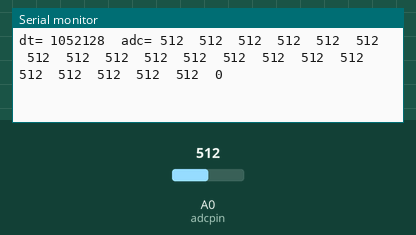
This sketch was run on a simulated Arduino Uno, built with avr-gcc and run on an emulated ATmega328P. On the bench: the last lines printed to the serial monitor. The inputs (shaded band) are chosen by the test bench; at power-on: A0 (adcpin) = 512.

Above: at 1.2 s.
1.3 s: A0 (adcpin) set to 981
At 2.6 s:
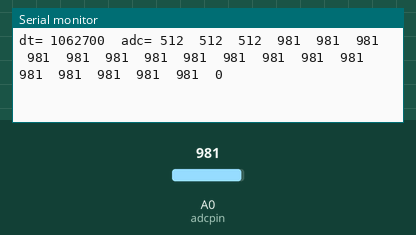
4.3 s: A0 (adcpin) set to 1011
At 5.1 s:
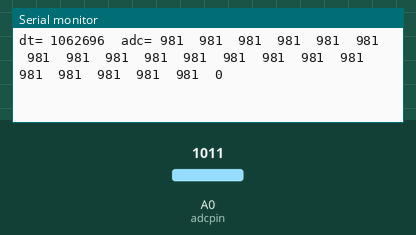
Timing chart, 0 to 7.3 s (numbered marks = the images above; inputs shaded):
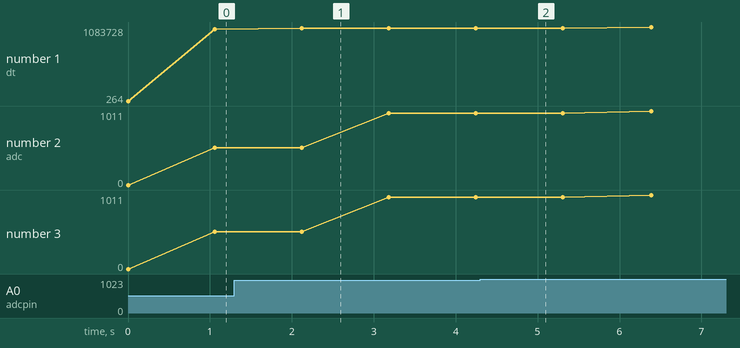

Measured:
- after the input at 1.3 s, the serial monitor: prints a new line after 0.82 s (image 1)
- plotted number 1: 1062696 → 1083728 after the input at 4.3 s
- plotted number 2: 512 → 981 after the input at 1.3 s, 981 → 1011 after the input at 4.3 s
- plotted number 3: 512 → 981 after the input at 1.3 s, 981 → 1011 after the input at 4.3 s

The sketch:

SimpleReadSignal.ino
```cpp
// worker

// #include <Wire.h>


byte bx=0;
byte trigbx=0;
int adcpipe[256];
int adcout[100];
int adcpin = 0 ;

signed long timeLast =0;

void setup() {
  // put your setup code here, to run once:

  Serial.begin(9600);

  //   ADCSRA &= ~(bit (ADPS0) | bit (ADPS1) | bit (ADPS2)); // clear ps ... deafult digitization is ~100ms, here we can change speed of digitization
  //   ADCSRA |= bit (ADPS1);  // set prescaler to 4
  //   ADCSRA |= bit (ADPS1);  // set prescaler to 8
  //   ADCSRA |= bit (ADPS2);  // set prescaler to 16
}

void loop() {

  int adc = analogRead(adcpin);
  adcpipe[bx]=adc;
  bx=bx+1;


  if(adc>15) {
     unsigned long timeNow = micros();
     unsigned long dt=timeNow-timeLast;
     timeLast=timeNow;
     trigbx=bx;

     // read more ADC values...
     for(int i = 0; i<20; i++){
        adc = analogRead(adcpin);
        adcpipe[bx]=adc;
        bx=bx+1;
     }
     // .  extract ADC values from pipeline.
     for(int k=0; k<20; k++) {
        byte ts=trigbx+k-4;
        adcout[k]=adcpipe[ts];
     }

    Serial.println((String)"dt= "+dt+"  adc= "+adcout[0] + "  " + adcout[1] + "  " + adcout[2] + "  " + adcout[3]
           + "  " + adcout[4] + "  " + adcout[5] + "  " + adcout[6] + "  " + adcout[7] + "  "
           +        adcout[8] + "  " + adcout[9] + "  " + adcout[10] + "  " + adcout[11] + "  " + adcout[12]
           + "  " + adcout[13] + "  " + adcout[14] + "  " + adcout[15] + "  " + adcout[16] + "  " + adcout[17]
           + "  " + adcout[18] + "  " + adcout[19] + "  " + adcout[20]);

    delay(1000);

  } //    if(adc>15) {

}
```
